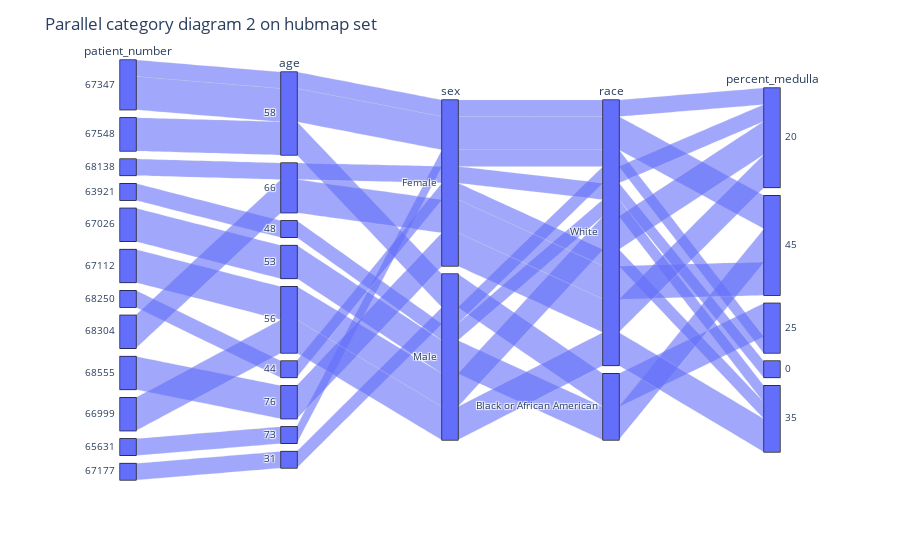

This figure's notebook cell:
### Code cell
parallel_diagram = hubmap_df[['patient_number','age','sex','race','percent_medulla']]
fig = px.parallel_categories(parallel_diagram, color_continuous_scale=px.colors.sequential.Inferno)
fig.update_layout(title='Parallel category diagram 2 on hubmap set')
fig.show()

### Figure 1 — Plotly figure (JSON) as saved in the notebook; plotly's stock layout.template omitted (floating-point values rounded to 4 significant figures)
{"data": [{"dimensions": [{"label": "patient_number", "values": [67347, 67347, 67548, 68138, 63921, 67026, 67112, 68250, 68304, 68555, 66999, 65631, 67347, 67548, 67026, 67112, 67177, 68304, 68555, 66999]}, {"label": "age", "values": [58, 58, 58, 66, 48, 53, 56, 44, 66, 76, 56, 73, 58, 58, 53, 56, 31, 66, 76, 56]}, {"label": "sex", "values": ["Female", "Female", "Male", "Female", "Male", "Male", "Male", "Female", "Female", "Female", "Male", "Female", "Female", "Male", "Male", "Male", "Male", "Female", "Female", "Male"]}, {"label": "race", "values": ["White", "White", "Black or African American", "White", "White", "Black or African American", "White", "White", "White", "White", "White", "White", "White", "Black or African American", "Black or African American", "White", "White", "White", "White", "White"]}, {"label": "percent_medulla", "values": [20, 45, 25, 0, 35, 45, 20, 35, 45, 20, 35, 25, 45, 25, 45, 20, 20, 45, 20, 35]}], "domain": {"x": [0.0, 1.0], "y": [0.0, 1.0]}, "name": "", "type": "parcats"}], "layout": {"legend": {"tracegroupgap": 0}, "margin": {"t": 60}, "title": {"text": "Parallel category diagram 2 on hubmap set"}}}
